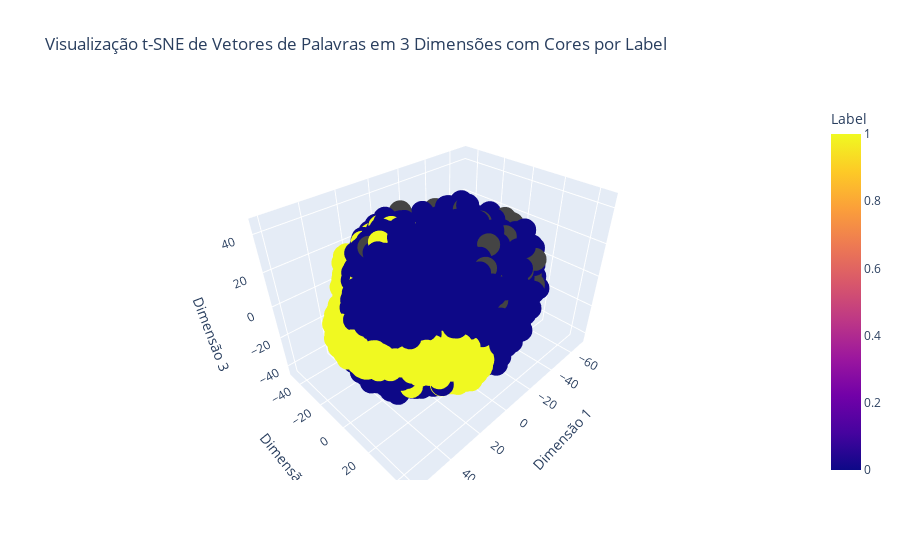

The notebook cell this image was saved under:
### Code cell
import pandas as pd
import plotly.express as px

# Suponha que você tenha um DataFrame chamado df_final1 com uma coluna de textos e uma coluna de labels "label"
textos = result["text"].tolist()
labels = result["label"].tolist()

# Pré-processamento dos textos e treinamento do modelo Word2Vec
preprocessed_textos = [texto.split() for texto in textos]  # Dividir textos em tokens
modelo_word2vec = Word2Vec(sentences=preprocessed_textos, vector_size=100, window=5, min_count=1, sg=0)

# Obtenha os vetores de palavras treinados
vetores_palavras = modelo_word2vec.wv

# Reduza a dimensionalidade dos vetores de palavras com t-SNE
tsne = TSNE(n_components=3, random_state=42)
vetores_tsne = tsne.fit_transform(vetores_palavras.vectors)

# Crie um DataFrame com os vetores t-SNE e as palavras correspondentes
df_tsne = pd.DataFrame(vetores_tsne, columns=["Dimensão 1", "Dimensão 2", "Dimensão 3"])
df_tsne["Palavra"] = vetores_palavras.index_to_key

# Corrija o tamanho do DataFrame para coincidir com o tamanho das listas
df_tsne = df_tsne.iloc[:len(labels)]
df_tsne["Label"] = labels  # Adicione as labels ao DataFrame

# Crie um gráfico 3D interativo com Plotly
fig = px.scatter_3d(df_tsne, x="Dimensão 1", y="Dimensão 2", z="Dimensão 3", color="Label", title="Visualização t-SNE de Vetores de Palavras em 3 Dimensões com Cores por Label")
fig.show()

### Figure 1 — Plotly figure (JSON) as saved in the notebook; plotly's stock layout.template omitted (floating-point values rounded to 4 significant figures; data arrays with more than 128 entries replaced by an {"elided": "..."} marker saying what was removed)
{"data": [{"hovertemplate": "Dimensão 1=%{x}<br>Dimensão 2=%{y}<br>Dimensão 3=%{z}<br>Label=%{marker.color}<extra></extra>", "legendgroup": "", "marker": {"color": {"elided": "7956 int values"}, "coloraxis": "coloraxis", "symbol": "circle"}, "mode": "markers", "name": "", "scene": "scene", "showlegend": false, "type": "scatter3d", "x": {"elided": "7956 float values"}, "y": {"elided": "7956 float values"}, "z": {"elided": "7956 float values"}}], "layout": {"coloraxis": {"colorbar": {"title": {"text": "Label"}}, "colorscale": [[0, "#0d0887"], [0.1111, "#46039f"], [0.2222, "#7201a8"], [0.3333, "#9c179e"], [0.4444, "#bd3786"], [0.5556, "#d8576b"], [0.6667, "#ed7953"], [0.7778, "#fb9f3a"], [0.8889, "#fdca26"], [1, "#f0f921"]]}, "legend": {"tracegroupgap": 0}, "scene": {"domain": {"x": [0, 1], "y": [0, 1]}, "xaxis": {"title": {"text": "Dimensão 1"}}, "yaxis": {"title": {"text": "Dimensão 2"}}, "zaxis": {"title": {"text": "Dimensão 3"}}}, "title": {"text": "Visualização t-SNE de Vetores de Palavras em 3 Dimensões com Cores por Label"}}}
